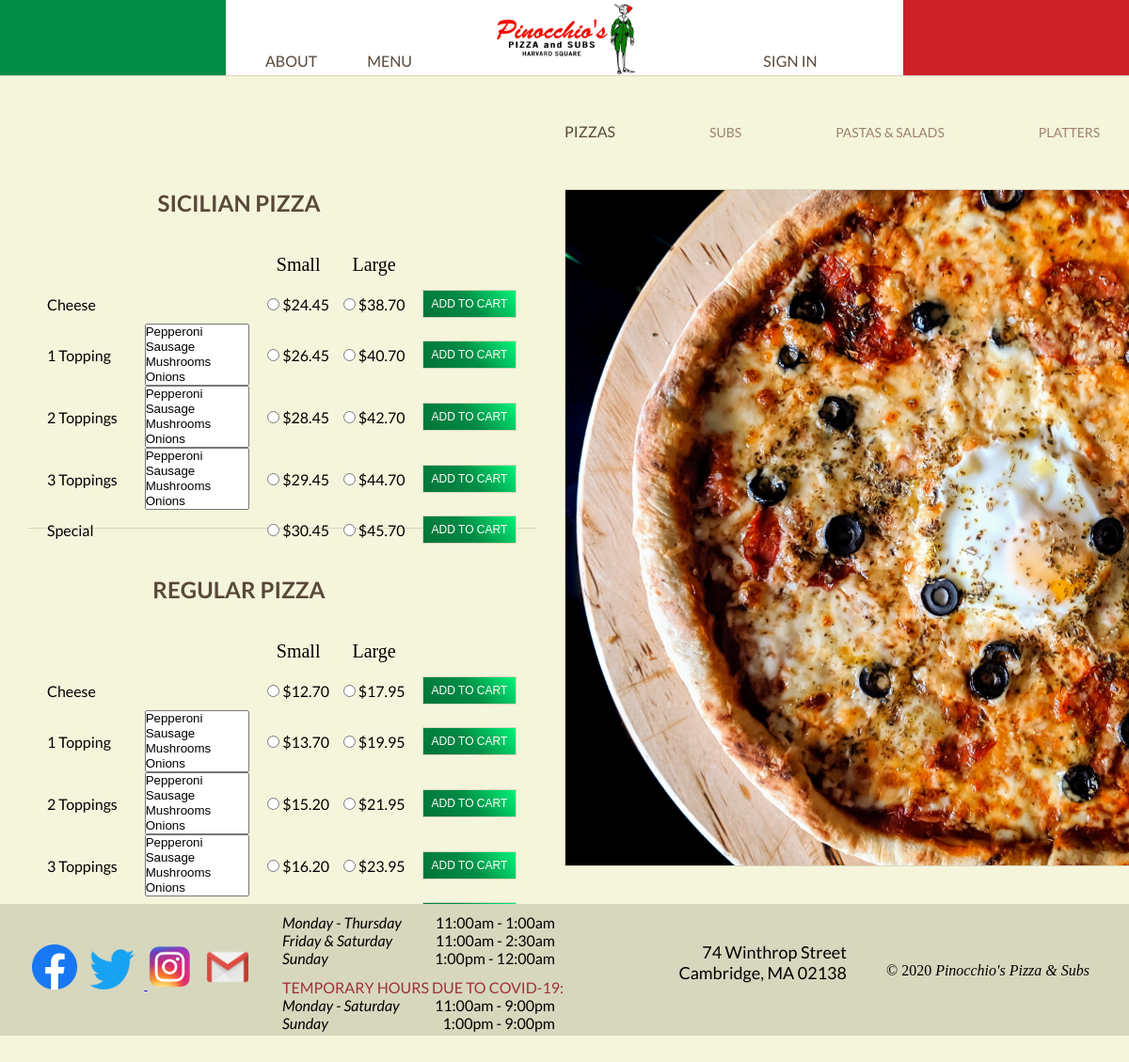
The page /menu on the database its author committed.
### orders/models.py (models this page shows, shortened)
class Pizza(models.Model):
    type_choices = (
        ('Regular', 'Regular'),
        ('Sicilian', 'Sicilian'))
    name = models.CharField(max_length=100) # (cheese), 1, 2, or 3 topping, Special
    type = models.CharField(max_length=15, choices=type_choices)
    smallprice = models.DecimalField(max_digits=4, decimal_places=2)
    largeprice = models.DecimalField(max_digits=4, decimal_places=2)

### orders/views.py (the view)
# urls.py: path("menu", views.menu, name="menu"),
def menu(request):
    context = {
        "pizza_reg": Pizza.objects.filter(type__icontains='Regular').order_by('smallprice'),
        "pizza_sic": Pizza.objects.filter(type__icontains='Sicilian').order_by('smallprice'),
        "toppings": Topping.objects.all(),
        "subs": Sub.objects.all().order_by('largeprice'),
        "subtoppings": SubTopping.objects.all(),
        "pastas": Pasta.objects.all().order_by('price'),
        "salads": Salad.objects.all().order_by('price'),
        "platters": organize_platters()
    }
    return render(request, "menu.html", context)

### orders/helpers.py (called while the page is built)
def organize_platters():
    salad_platters = DinnerPlatter.objects.filter(name__icontains='Salad').order_by('smallprice')
    other_platters = DinnerPlatter.objects.exclude(name__icontains='Salad').order_by('smallprice')
    platters = list(salad_platters) + list(other_platters)
    return platters

### orders/templates/menu.html (shortened to what this page needs)
{% extends "layout.html" %}
{% block body %}
<div class="section-header">
  <div class="section-header-right">
    <ul>
      <li id="pizzas-title" class="active-title">
        <a class="menu-title">PIZZAS</a>
      </li>
      <li id="subs-title">
        <a class="menu-title">SUBS</a>
      </li>
      <li id="pastas-salads-title">
        <a class="menu-title">PASTAS & SALADS</a>
      </li>
      <li id="platters-title">
        <a class="menu-title">PLATTERS</a>
      </li>
    </ul>
  </div>
</div>
<div class="menu-div">
    <div id="pizzas" class="menu-section active">
      <div class="items-display">
        <div class="sicilian-table">
          <h2>SICILIAN PIZZA</h2><div class="info-hidden">Deep-dish, thick-crust pizza (our specialty!)</div>
          <table style="margin-top: 30px;">
            <tr class="table-header">
              <td></td>
              <td></td>
              <td><p class="pizza-size">Small</p><div class="size-hidden"><p>16" x 16" • 9 slices • 3 - 5 people</p></div></td>
              <td><p class="pizza-size">Large</p><div class="size-hidden"><p>28" x 16" • 15 slices • 6 - 9 people</p></div></td>
            </tr>
            {% for pizza in pizza_sic %}
            <tr>
              <form action="/item_handler" method="post" name="{{ pizza.type }}{{ pizza.name }};">
                {% if "Special" in pizza.name %}
                <td><p class="item-name special">{{ pizza.name }}</p><div class="special-hidden">Sausage, Hamburger, Pineapple, Green Peppers, & our <i>Special Sauce</i></div></td>
                {% else %}
                <td class="item-name">{{ pizza.name }}</td>
                {% endif %}
                {% if "Topping" in pizza.name %}
                <td class="chosen-col">
                  <select name="toppings" data-placeholder="Choose topping(s)" class="{{ pizza.name }} pizzatoppings" multiple required>
                    {% for topping in toppings %}
                    <option value="{{ topping.topping }}">{{ topping.topping }}</option>
                    {% endfor %}
                  </select>
                </td>
                {% else %}
                <td></td>
                {% endif %}
                <td>
                  <input class="size-radio" type="radio" name="size-price" value="Small;{{ pizza.smallprice }}" required/>
                  <label for="small-{{ pizza.name }}">${{ pizza.smallprice }}</label>
                </td>
                <td>
                  <input class="size-radio" type="radio" name="size-price" value="Large;{{ pizza.largeprice }}" required />
                  <label for="large-{{ pizza.name }}">${{ pizza.largeprice }}</label>
                </td>
                <td>
                  <button type="submit" name="item-sic"class="add-item"  id="{{ pizza.type }}{{ pizza.name }};">ADD TO CART</button>
                </td>
              </form>
            </tr>
            {% endfor %}
          </table>
        </div>
        <div class="menu-divider">
        </div>
        <div class="regular-table">
          <h2>REGULAR PIZZA</h2><div class="info-hidden">Neopolitan, thin-crust pizza</div>
          <table style="margin-top: 30px;">
            <tr class="table-header">
              <td></td>
              <td></td>
              <td><p class="pizza-size">Small</p><div class="size-hidden"><p>12" in diameter • 1 - 2 people</p></div></td>
              <td><p class="pizza-size">Large</p><div class="size-hidden"><p>16" in diameter • 2 - 4 people</p></div></td>
            </tr>
            {% for pizza in pizza_reg %}
            <tr>
              <form action="/item_handler" method="post" name="{{ pizza.type }}{{ pizza.name }};">
                {% if "Special" in pizza.name %}
                <td><p class="item-name special">{{ pizza.name }}</p><div class="special-hidden">Sausage, Hamburger, Pineapple, Green Peppers, & our <i>Special Sauce</i></div></td>
                {% else %}
                <td class="item-name">{{ pizza.name }}</td>
                {% endif %}
                {% if "Topping" in pizza.name %}
                <td>
                  <select name="toppings" data-placeholder="Choose topping(s)" class="{{ pizza.name }} pizzatoppings" multiple required>
                    {% for topping in toppings %}
                    <option value="{{ topping.topping }}">{{ topping.topping }}</option>
                    {% endfor %}
                  </select>
                </td>
                {% else %}
                <td></td>
                {% endif %}
                <td>
                  <input class="size-radio" type="radio" name="size-price" value="Small;{{ pizza.smallprice }}" required />
                  <label for="small-{{ pizza.name }}">${{ pizza.smallprice }}</label>
                </td>
                <td>
                  <input class="size-radio" type="radio" name="size-price" value="Large;{{ pizza.largeprice }}" required />
                  <label for="large-{{ pizza.name }}">${{ pizza.largeprice }}</label>
                </td>
                <td>
                  <button type="submit" name="item-reg" class="add-item" id="{{ pizza.type }}{{ pizza.name }};">ADD TO CART</button>
                </td>
              </form>
            </tr>
            {% endfor %}
          </table>
        </div>
      </div>
      <div class="img-div-right">
        <img src="/static/images/food/pizza.jpg" id="pizza-img"/>
      </div>
    </div>
</div>
{% endblock %}

### orders/templates/layout.html (shortened to what this page needs)
<!DOCTYPE html>
<html>
  <head>
    <link href="https://cdnjs.cloudflare.com/ajax/libs/slick-carousel/1.8.1/slick.min.css" rel="stylesheet" />
    <link href="https://cdnjs.cloudflare.com/ajax/libs/slick-carousel/1.8.1/slick-theme.min.css" rel="stylesheet" />
    <link href="https://cdnjs.cloudflare.com/ajax/libs/chosen/1.8.7/chosen.css" rel="stylesheet"/>
    <link href="/static/styles.css" type="text/css" rel="stylesheet">
  </head>
  <body>
    <div>
    <nav id="nav-full">
      <ul class="nav-left">
      </ul>
      <ul class="nav-left-links">
        <li id="about"><a href="/about" class="nav-title">ABOUT</a></li>
        <li id="menu"><a href="/menu" class="nav-title">MENU</a></li>
      </ul>
      <ul class="nav-center">
        <li id="title"><a href="/" class="nav-title"><img src="/static/images/misc/logo.jpg"/></a></li>
      </ul>
      <ul class="nav-right-links">
      {% if request.user.is_authenticated %}
      <li id="orders"><a href="/orders" class="nav-title">ORDERS</a></li>
      <li id="account"><a href="/account" class="nav-title">ACCOUNT</a></li>
      {% else %}
      <li id="login"><a href="/login" class="nav-title">SIGN IN</a></li>
      {% endif %}
      </ul>
      <ul class="nav-right">
      </ul>
    </nav>
    </div>
    <div id="nav-btm">
    </div>
    {% block body %}
    {% endblock %}
    <footer>
      <div id="footer-social">
          <a href="https://www.facebook.com/Pinocchios-Pizza-Subs-66665703521/" target="_blank"><img src="/static/images/social_media/facebook.png" class="social-img" alt="Facebook"/></a>
          <a href="https://twitter.com/PinocchiosPizz" target="_blank"><img src="/static/images/social_media/twitter.png" class="social-img" style="height: 43px; margin-left: 10px; margin-right: 10px;" alt="Twitter"</a>
          <a href="https://www.instagram.com/pinocchiospizza1/?ref=badge" target="_blank"><img src="/static/images/social_media/instagram.png" class="social-img" alt="Instagram"></a>
          <a href="mailto:pinocchiospizza1@gmail.com"><img src="/static/images/social_media/email.png" id="email-img" class="social-img" style="margin-left: 10px;" alt="Email"/></a>
      </div>
      <div id="footer-hours">
        <div id="footer-hours-left">
          <p><i>Monday - Thursday</i><span class="about-time">11:00am - 1:00am</span></p>
          <p><i>Friday & Saturday</i><span class="about-time">11:00am - 2:30am</span></p>
          <p><i>Sunday</i><span class="about-time">1:00pm - 12:00am</span></p>
          <p style="color: #9C3434; margin-top: 12px;">TEMPORARY HOURS DUE TO COVID-19:</p>
          <p><i>Monday - Saturday</i> <span class="about-time">11:00am - 9:00pm</span></p>
          <p><i>Sunday</i> <span class="about-time">1:00pm - 9:00pm</span></p>
        </div>
        <div id="footer-hours-right">
          <p style="float: right;">74 Winthrop Street</p>
          <p style="float: right;">Cambridge, MA 02138</p>
        </div>
      </div>
      <div id="footer-copyright">
        <p>&copy; <script>document.write(new Date().getFullYear());</script> <i>Pinocchio's Pizza & Subs</i></p>
      </div>
    </footer>
  </body>
</html>

### orders/static/styles.css (style rules this page uses)
* { margin: 0px; padding: 0px; box-sizing: border-box; }
body { background-color: #F5F5DC; margin: 0px; box-sizing: border-box; position: relative; min-height: 100%; font-family: 'Lato'; }
a, button { cursor: pointer; }
table { border-collapse: collapse; width: 100%; overflow: auto; }
tr button { background-image: linear-gradient(50deg, #007338, #008c45, #00f378); border: 1px solid #D7D7BE; color: white; width: 100px; height: 30px; font-size: 12px; }
nav { display: flex; justify-content: space-between; background-color: white; width: 100%; height: 80px; line-height: 50px; margin-left: 0px; margin-right: 0px; margin-top: 0px; }
nav ul { list-style: none; }
nav ul li { display: inline; }
nav a { color: #58483A; text-align: center; text-decoration: none; }
.nav-left { float: left; width: 20%; background-color: #008c45; }
.nav-left-links { width: 20%; text-align: center; line-height: 130px; }
#about { margin-right: 50px; }
.nav-center { width: 20%; }
.nav-title img { height: 80px; width: 153px; margin-left: auto; margin-right: auto; display: block; }
.nav-right { float: right; width: 20%; background-color: #cd212a; }
.nav-right-links { width: 20%; text-align: center; line-height: 130px; }
#nav-btm { height: 1px; background-color: #D7D7BE; }
.about-time { float: right; }
.section-header { text-align: center; height: 80px; color: #58483A; font-size: 14px; line-height: 120px; }
.section-header-right { width: 50%; float: right; }
.section-header-right li { margin-right: 130px; float: left; list-style: none; text-align: left; }
.menu-title { color: #9D826B; }
.active-title .menu-title { color: #58483A; line-height: 2px; font-size: 16px; }
#platters-title { margin-right: 0px; }
.menu-div { width: 100%; height: 900px; margin-top: 40px; }
.menu-divider { background-color: #D7D7BE; height: 1px; width: 90%; margin-left: auto; margin-right: auto; margin-bottom: 50px; }
.menu-section { width: 100%; height: 700px; visibility: hidden; position: absolute; margin-top: 0px; }
.active { visibility: visible !important; }
.img-div-right { float: right; width: 50%; height: 700px; line-height: 0px; }
.items-display { float: left; width: 50%; }
#pizzas h2 { color: #58483A; width: 80%; }
.table-header { font-family: 'Snell Roundhand', cursive; font-size: 20px; }
.item-name { justify-content: center; text-align: left; margin: auto; }
.sicilian-table { text-align: center; background-color: #F5F5DC; width: 85%; height: 360px; margin-top: 0px; margin-left: 50px; }
.sicilian-table tr { height: 42px; }
.regular-table { text-align: center; background-color: #F5F5DC; width: 85%; height: 360px; margin-left: 50px; }
.regular-table tr { height: 42px; }
#pizza-img, #sub-img, #platter-img { width: 100%; height: 720px; object-fit: cover; border-left: 1px solid #D7D7BE; border-top: 1px solid #D7D7BE; border-bottom: 1px solid #D7D7BE; }
::placeholder { color: #cccccc; opacity: 1; font-family: 'Caslon'; }
footer { clear: both; background-color: #D7D7BE; height: 140px; margin-top: -140px; position: relative; bottom: 0; width: 100%; }
#footer-social { width: 25%; float: left; height: 140px; text-align: center; line-height: 170px; }
.social-img { height: 48px; width: 48px; }
#footer-hours { width: 50%; height: 140px; float: left; }
#footer-hours-left { width: 65%; float: left; height: 140px; padding-top: 10px; }
#footer-hours-left .about-time { margin-right: 170px; }
#footer-hours-right { width: 35%; float: right; height: 140px; padding-top: 40px; text-align: left; font-size: 22px; }
#footer-copyright { width: 25%; float: right; height: 140px; text-align: center; font-family: 'Caslon'; }
#footer-copyright p { margin-top: 62px; }
@media (max-width: 1350px) { .section-header-right li { margin-right: 100px !important; } }
@media (max-width: 1350px) { #platters-title { margin-right: 0px !important; } }
@media (max-width: 1330px) { #footer-hours-left .about-time { margin-right: 134px; } }
@media (max-width: 1330px) { #footer-hours-right p { font-size: 18px; } }
@media (max-width: 1222px) { #footer-hours-left .about-time { margin-right: 100px; } }

### rows shown on the page
Pizza: name "Cheese", smallprice "24.45", largeprice "38.70"
Pizza: name "1 Topping", toppings "Pepperoni / Sausage / Mushrooms / Onions", smallprice "26.45", largeprice "40.70"
Pizza: name "2 Toppings", toppings "Pepperoni / Sausage / Mushrooms / Onions", smallprice "28.45", largeprice "42.70"
Pizza: name "3 Toppings", toppings "Pepperoni / Sausage / Mushrooms / Onions", smallprice "29.45", largeprice "44.70"
Pizza: name "Special", smallprice "30.45", largeprice "45.70"
Pizza: name "Cheese", smallprice "12.70", largeprice "17.95"
Pizza: name "1 Topping", toppings "Pepperoni / Sausage / Mushrooms / Onions", smallprice "13.70", largeprice "19.95"
Pizza: name "2 Toppings", toppings "Pepperoni / Sausage / Mushrooms / Onions", smallprice "15.20", largeprice "21.95"
Pizza: name "3 Toppings", toppings "Pepperoni / Sausage / Mushrooms / Onions", smallprice "16.20", largeprice "23.95"
